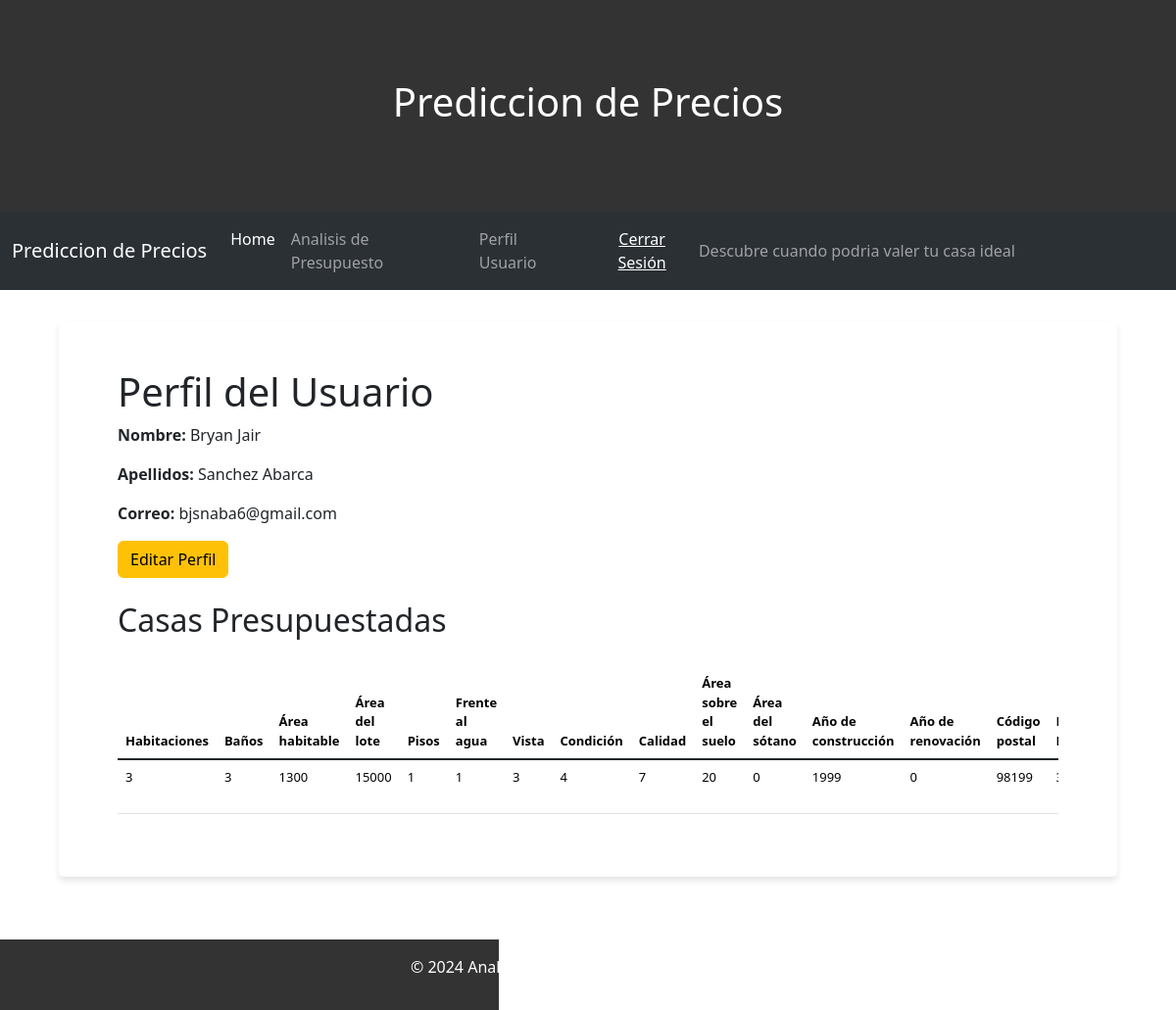
Screenshot of /profile/ (signed in) with the database file from the repository.
### analisis_casas_app/models.py (models this page shows, shortened)
class Casas(models.Model):
    usuario_fk = models.ForeignKey(User, on_delete=models.CASCADE, related_name='casas')
    bedrooms = models.PositiveIntegerField(verbose_name='bedrooms')
    bathrooms = models.PositiveIntegerField(verbose_name='bathrooms')
    sqft_living = models.PositiveIntegerField(verbose_name='sqft_living')
    sqft_lot = models.PositiveIntegerField(verbose_name='sqft_lot')
    floors = models.PositiveIntegerField(verbose_name='floors')
    waterfront = models.CharField(
        max_length=1,
        choices=[('0', 'No'), ('1', 'Sí')],
        verbose_name='waterfront'
    )
    view = models.PositiveIntegerField(default=0, verbose_name='view')
    condition = models.PositiveIntegerField(default=3, verbose_name='condition')
    grade = models.PositiveIntegerField(default=7, verbose_name='grade')
    sqft_above = models.PositiveIntegerField(verbose_name='sqft_above')
    sqft_basement = models.PositiveIntegerField(verbose_name='sqft_basement')
    yr_built = models.PositiveIntegerField(verbose_name='yr_built')
    yr_renovated = models.PositiveIntegerField(
        null=True, blank=True, verbose_name='yr_renovated'
    )
    zipcode = models.CharField(max_length=10, verbose_name='zipcode')
    predicted_price = models.FloatField(null=True, blank=True, verbose_name='Predicted Price')

### analisis_casas_app/views.py (the view)
# urls.py: path('profile/', profile_view, name='profile'),
@login_required
def profile_view(request):
    casas = Casas.objects.filter(usuario_fk=request.user)
    if request.method == 'POST':
        casa_id = request.POST.get('casa_id')
        casa = get_object_or_404(Casas, id=casa_id, usuario_fk=request.user)
        casa.delete()
    return render(request, 'profile.html', {'user': request.user, 'casas': casas})

### analisis_casas_app/templates/profile.html (shortened to what this page needs)
{% extends "base.html" %}
{% load static %}
{% block content %}
<main class="main_perfil">
    <div class="container">
        <h1>Perfil del Usuario</h1>
        <p><strong>Nombre:</strong> {{ user.first_name }}</p>
        <p><strong>Apellidos:</strong> {{ user.last_name }}</p>
        <p><strong>Correo:</strong> {{ user.email }}</p>
        <a href="{% url 'edit_profile' %}" class="btn btn-warning">Editar Perfil</a>
        <h2 class="mt-4">Casas Presupuestadas</h2>
        {% if casas.exists %}
            <div class="table-responsive">
                <table class="table">
                    <thead>
                    <tr>
                        <th scope="col">Habitaciones</th>
                        <th scope="col">Baños</th>
                        <th scope="col">Área habitable</th>
                        <th scope="col">Área del lote</th>
                        <th scope="col">Pisos</th>
                        <th scope="col">Frente al agua</th>
                        <th scope="col">Vista</th>
                        <th scope="col">Condición</th>
                        <th scope="col">Calidad</th>
                        <th scope="col">Área sobre el suelo</th>
                        <th scope="col">Área del sótano</th>
                        <th scope="col">Año de construcción</th>
                        <th scope="col">Año de renovación</th>
                        <th scope="col">Código postal</th>
                        <th scope="col">Precio Predicho</th>
                    </tr>
                    </thead>
                    <tbody class="table-group-divider">
                        {% for casa in casas %}
                        <tr>
                            <td>{{ casa.bedrooms }}</td>
                            <td>{{ casa.bathrooms }}</td>
                            <td>{{ casa.sqft_living }}</td>
                            <td>{{ casa.sqft_lot }}</td>
                            <td>{{ casa.floors }}</td>
                            <td>{{ casa.waterfront }}</td>
                            <td>{{ casa.view }}</td>
                            <td>{{ casa.condition }}</td>
                            <td>{{ casa.grade }}</td>
                            <td>{{ casa.sqft_above }}</td>
                            <td>{{ casa.sqft_basement }}</td>
                            <td>{{ casa.yr_built }}</td>
                            <td>{{ casa.yr_renovated }}</td>
                            <td>{{ casa.zipcode }}</td>
                            <td>{{ casa.predicted_price }}</td>
                        </tr>
                        {% endfor %}
                    </tbody>
                </table>
            </div>
        {% else %}
            <p>No hay casas presupuestadas.</p>
        {% endif %}
    </div>
</main>
{% endblock %}

### analisis_casas_app/static/css/styles.css (style rules this page uses)
body { font-family: Arial, sans-serif; height: 100%; margin: 0; padding: 0; background-color: #f4f4f9; }
.main_perfil { margin: 2rem auto; padding: 3rem; background: white; border-radius: 5px; max-width: 90%; box-shadow: 0px 4px 6px rgba(0, 0, 0, 0.1); }
table { width: 100%; max-width: 100%; border-collapse: collapse; margin: 20px 0; font-size: 13px; text-align: left; }

### rows the page displays
Casas: bedrooms "3", bathrooms "3", sqft_living "1300", sqft_lot "15000", floors "1", waterfront "1", view "3", condition "4", grade "7", sqft_above "20", sqft_basement "0", yr_built "1999", yr_renovated "0", zipcode "98199"

### other values shown
{{ user.first_name }} "Bryan Jair"
{{ user.last_name }} "Sanchez Abarca"
{{ user.email }} "bjsnaba6@gmail.com"
